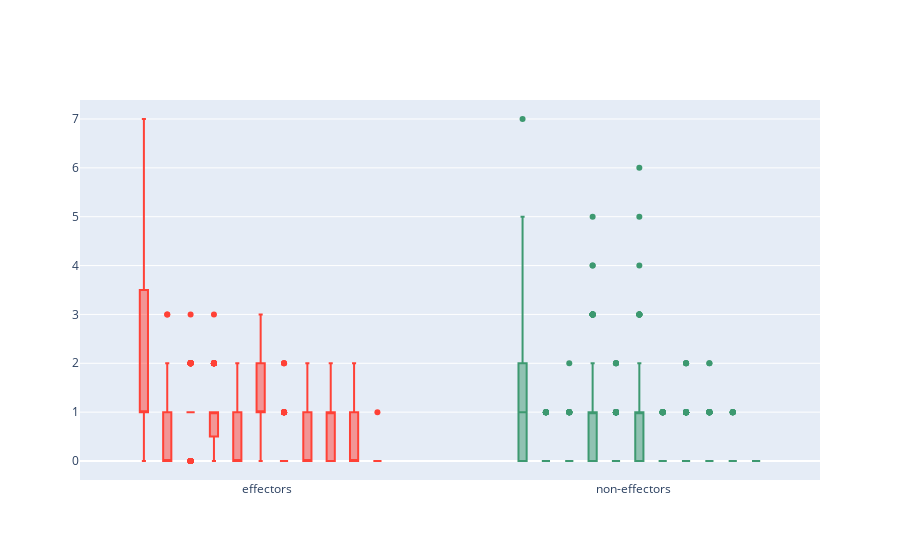

Source (notebook cell):
### Code cell
# boxplots 
fig_box = go.Figure()
for c in list(clumps_feature_eff.columns)[:-1]:
    fig_box.add_trace(go.Box(y=clumps_feature_eff[c], name="effectors", marker={"color": "#FF4136"}))
    fig_box.add_trace(go.Box(y=clumps_feature_noneff[c], name="non-effectors", marker={"color": "#3D9970"}))
fig_box.update_layout(boxmode="group",
                     showlegend=False)
fig_box.show()

### Figure 1 — Plotly figure (JSON) as saved in the notebook; plotly's stock layout.template omitted (floating-point values rounded to 4 significant figures; data arrays with more than 128 entries replaced by an {"elided": "..."} marker saying what was removed)
{"data": [{"marker": {"color": "#FF4136"}, "name": "effectors", "type": "box", "y": [7, 7, 7, 7, 7, 7, 7, 7, 7, 7, 7, 7, 7, 7, 5, 5, 5, 5, 5, 4, 4, 4, 1, 3, 0, 2, 0, 1, 0, 1, 1, 1, 2, 0, 1, 0, 2, 1, 0, 0, 0, 1, 0, 0, 0, 2, 0, 0, 1, 1, 0, 0, 2, 2, 0, 1, 1, 1, 1, 1, 1, 1, 1, 1, 1, 1, 1, 1, 1, 1, 1, 1, 1, 1, 1, 1, 1, 1, 1, 1, 0, 1, 1, 0, 1, 1, 1, 0]}, {"marker": {"color": "#3D9970"}, "name": "non-effectors", "type": "box", "y": {"elided": "248 int values"}}, {"marker": {"color": "#FF4136"}, "name": "effectors", "type": "box", "y": [0, 0, 0, 0, 0, 0, 0, 0, 0, 0, 0, 0, 0, 0, 0, 0, 0, 0, 0, 0, 0, 0, 2, 0, 0, 3, 0, 3, 1, 0, 1, 2, 0, 1, 1, 0, 0, 0, 1, 1, 1, 1, 1, 0, 0, 0, 0, 0, 1, 1, 0, 0, 1, 1, 1, 1, 1, 1, 0, 0, 0, 0, 1, 1, 1, 1, 1, 1, 1, 1, 1, 1, 1, 1, 0, 0, 0, 1, 1, 1, 1, 1, 1, 1, 1, 1, 0, 0]}, {"marker": {"color": "#3D9970"}, "name": "non-effectors", "type": "box", "y": {"elided": "248 int values"}}, {"marker": {"color": "#FF4136"}, "name": "effectors", "type": "box", "y": [1, 1, 1, 1, 1, 1, 1, 1, 1, 1, 1, 1, 1, 1, 2, 1, 1, 2, 2, 0, 1, 0, 3, 1, 0, 1, 0, 1, 0, 2, 2, 1, 2, 0, 2, 2, 2, 2, 0, 0, 0, 2, 0, 2, 0, 2, 2, 2, 2, 2, 2, 0, 1, 1, 1, 1, 1, 1, 0, 0, 0, 0, 1, 1, 1, 1, 1, 1, 1, 1, 1, 1, 1, 1, 0, 0, 0, 1, 1, 1, 1, 1, 1, 1, 1, 1, 0, 0]}, {"marker": {"color": "#3D9970"}, "name": "non-effectors", "type": "box", "y": {"elided": "248 int values"}}, {"marker": {"color": "#FF4136"}, "name": "effectors", "type": "box", "y": [1, 1, 1, 1, 1, 1, 1, 1, 1, 1, 1, 1, 1, 1, 2, 2, 2, 2, 2, 0, 1, 0, 0, 2, 3, 0, 1, 0, 2, 0, 1, 1, 0, 2, 1, 1, 0, 0, 2, 2, 2, 0, 2, 0, 2, 0, 1, 1, 0, 1, 1, 2, 1, 1, 2, 1, 1, 1, 0, 0, 0, 0, 1, 1, 1, 1, 1, 1, 1, 1, 1, 1, 1, 1, 0, 0, 0, 1, 1, 1, 1, 1, 1, 0, 1, 1, 0, 1]}, {"marker": {"color": "#3D9970"}, "name": "non-effectors", "type": "box", "y": {"elided": "248 int values"}}, {"marker": {"color": "#FF4136"}, "name": "effectors", "type": "box", "y": [1, 1, 1, 1, 1, 1, 1, 1, 1, 1, 1, 1, 1, 1, 1, 2, 2, 1, 1, 1, 2, 1, 1, 2, 1, 0, 1, 0, 0, 0, 0, 0, 0, 0, 0, 0, 0, 0, 0, 0, 0, 2, 0, 2, 1, 1, 0, 0, 1, 0, 0, 0, 0, 0, 1, 0, 0, 0, 0, 0, 0, 0, 0, 0, 0, 0, 0, 0, 0, 0, 0, 0, 0, 0, 0, 0, 0, 0, 0, 0, 0, 0, 0, 0, 0, 0, 0, 0]}, {"marker": {"color": "#3D9970"}, "name": "non-effectors", "type": "box", "y": {"elided": "248 int values"}}, {"marker": {"color": "#FF4136"}, "name": "effectors", "type": "box", "y": [2, 2, 2, 2, 2, 2, 2, 2, 2, 2, 2, 2, 2, 2, 3, 2, 2, 3, 3, 1, 3, 1, 1, 2, 1, 2, 3, 2, 1, 1, 0, 2, 2, 1, 0, 1, 1, 1, 1, 1, 1, 2, 1, 0, 0, 1, 1, 1, 1, 2, 1, 0, 1, 1, 0, 1, 1, 1, 0, 0, 0, 0, 1, 1, 1, 1, 1, 1, 1, 1, 1, 1, 1, 1, 0, 0, 0, 1, 1, 1, 1, 1, 1, 1, 1, 1, 0, 0]}, {"marker": {"color": "#3D9970"}, "name": "non-effectors", "type": "box", "y": {"elided": "248 int values"}}, {"marker": {"color": "#FF4136"}, "name": "effectors", "type": "box", "y": [0, 0, 0, 0, 0, 0, 0, 0, 0, 0, 0, 0, 0, 0, 0, 1, 1, 0, 0, 0, 0, 0, 2, 0, 1, 0, 0, 0, 2, 0, 0, 0, 0, 2, 0, 0, 0, 0, 0, 0, 0, 0, 0, 1, 1, 0, 0, 0, 0, 0, 0, 1, 0, 0, 0, 0, 0, 0, 1, 1, 1, 1, 0, 0, 0, 0, 0, 0, 0, 0, 0, 0, 0, 0, 1, 1, 1, 0, 0, 0, 0, 0, 0, 0, 0, 0, 0, 0]}, {"marker": {"color": "#3D9970"}, "name": "non-effectors", "type": "box", "y": {"elided": "248 int values"}}, {"marker": {"color": "#FF4136"}, "name": "effectors", "type": "box", "y": [1, 1, 1, 1, 1, 1, 1, 1, 1, 1, 1, 1, 1, 1, 0, 0, 0, 0, 0, 0, 0, 0, 0, 0, 0, 0, 0, 0, 1, 2, 1, 0, 1, 1, 1, 1, 2, 2, 1, 1, 1, 1, 1, 1, 0, 1, 1, 1, 0, 1, 1, 1, 0, 0, 1, 0, 0, 0, 0, 0, 0, 0, 0, 0, 0, 0, 0, 0, 0, 0, 0, 0, 0, 0, 0, 0, 0, 0, 0, 0, 0, 0, 0, 0, 0, 0, 0, 0]}, {"marker": {"color": "#3D9970"}, "name": "non-effectors", "type": "box", "y": {"elided": "248 int values"}}, {"marker": {"color": "#FF4136"}, "name": "effectors", "type": "box", "y": [0, 0, 0, 0, 0, 0, 0, 0, 0, 0, 0, 0, 0, 0, 0, 0, 0, 0, 0, 0, 0, 0, 1, 0, 2, 1, 0, 1, 1, 1, 1, 1, 1, 1, 1, 1, 1, 1, 1, 1, 1, 0, 1, 0, 1, 0, 1, 1, 1, 1, 1, 1, 1, 1, 1, 1, 1, 1, 0, 0, 0, 0, 1, 1, 1, 1, 1, 1, 1, 1, 1, 1, 1, 1, 0, 0, 0, 1, 1, 1, 1, 1, 1, 1, 1, 1, 1, 1]}, {"marker": {"color": "#3D9970"}, "name": "non-effectors", "type": "box", "y": {"elided": "248 int values"}}, {"marker": {"color": "#FF4136"}, "name": "effectors", "type": "box", "y": [0, 0, 0, 0, 0, 0, 0, 0, 0, 0, 0, 0, 0, 0, 0, 0, 0, 0, 0, 0, 0, 0, 0, 0, 0, 0, 1, 0, 0, 0, 1, 0, 0, 0, 1, 1, 0, 0, 1, 1, 1, 0, 1, 0, 0, 0, 1, 1, 1, 0, 1, 0, 1, 1, 2, 1, 1, 1, 0, 0, 0, 0, 1, 1, 1, 1, 1, 1, 1, 1, 1, 1, 1, 1, 0, 0, 0, 1, 1, 1, 1, 1, 1, 1, 1, 1, 0, 1]}, {"marker": {"color": "#3D9970"}, "name": "non-effectors", "type": "box", "y": {"elided": "248 int values"}}, {"marker": {"color": "#FF4136"}, "name": "effectors", "type": "box", "y": [0, 0, 0, 0, 0, 0, 0, 0, 0, 0, 0, 0, 0, 0, 0, 0, 0, 0, 0, 0, 0, 0, 0, 0, 0, 0, 0, 0, 0, 0, 0, 0, 0, 0, 0, 0, 0, 0, 0, 0, 0, 0, 0, 0, 0, 0, 0, 0, 0, 0, 0, 0, 0, 0, 0, 0, 0, 0, 0, 0, 0, 0, 0, 0, 0, 0, 0, 0, 0, 0, 0, 0, 0, 0, 0, 0, 0, 0, 0, 0, 0, 0, 0, 0, 0, 0, 0, 1]}, {"marker": {"color": "#3D9970"}, "name": "non-effectors", "type": "box", "y": {"elided": "248 int values"}}], "layout": {"boxmode": "group", "showlegend": false}}
